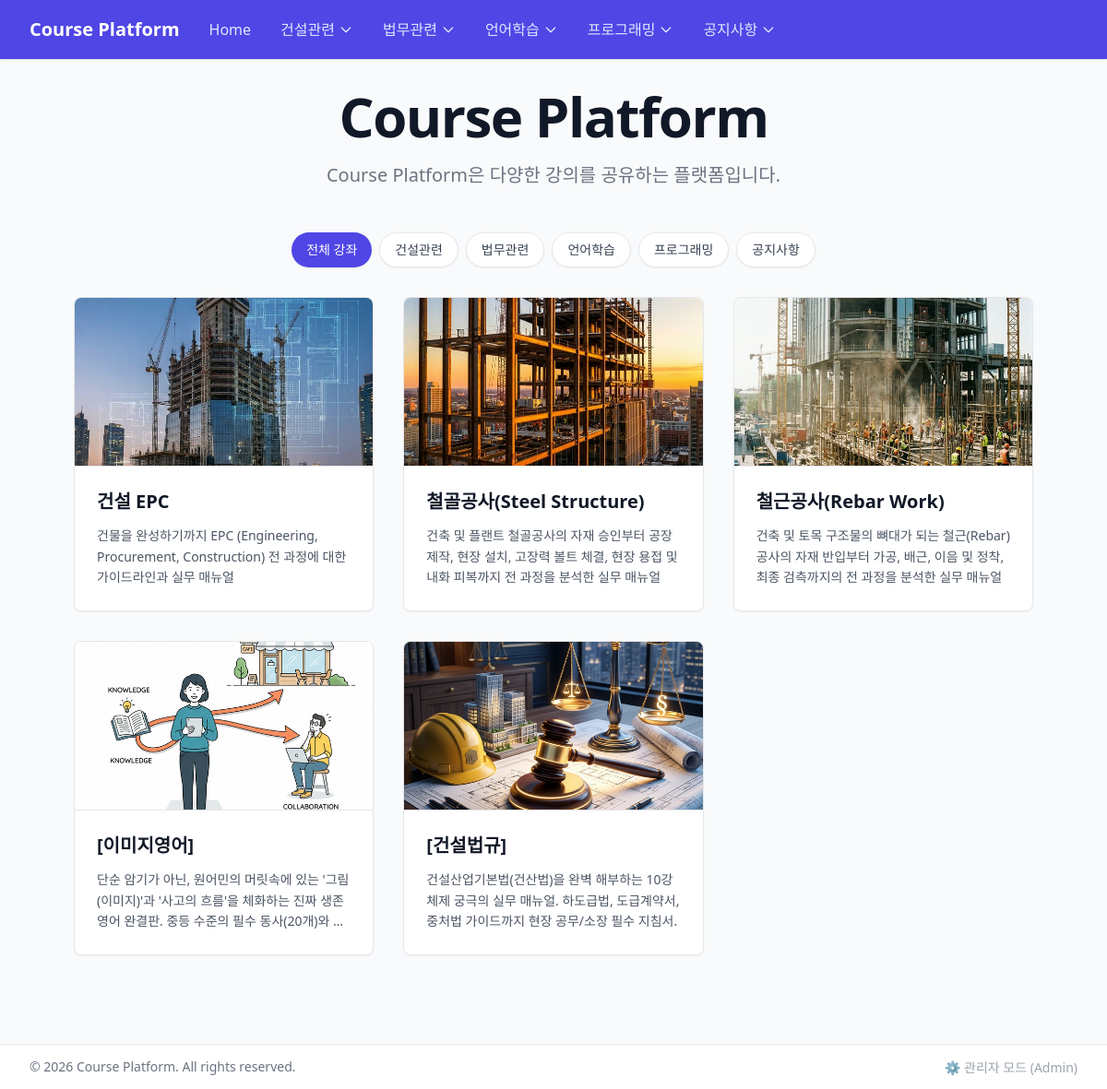
Before: / with the older database file.
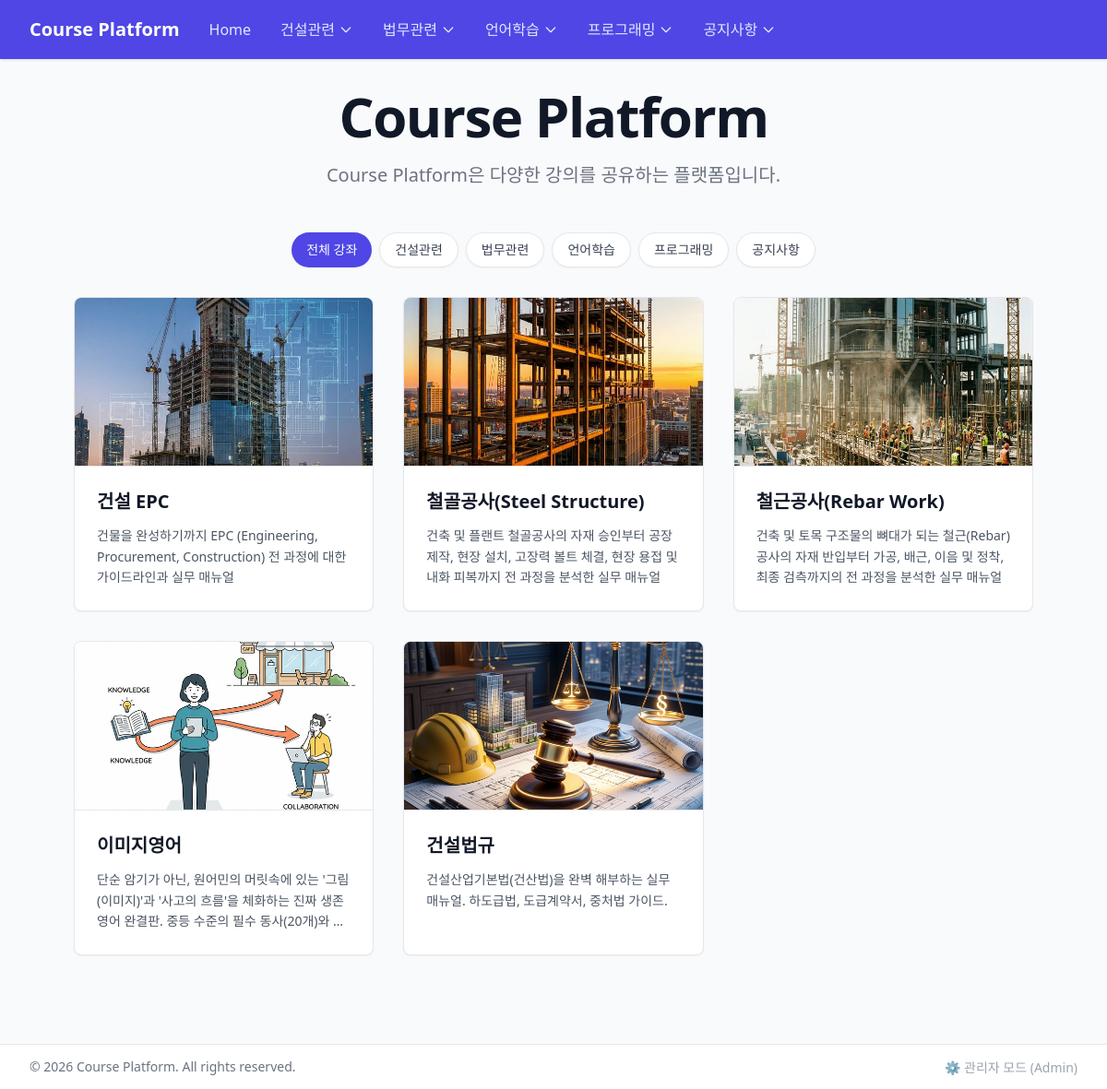
After: the same page with the newer database file.
### models/__init__.py (models this page shows)
class Category(SQLModel, table=True):
    id: Optional[int] = Field(default=None, primary_key=True)
    name: str = Field(index=True, unique=True)
    order: int = Field(default=0)
    courses: List["Course"] = Relationship(back_populates="category")

class Course(SQLModel, table=True):
    id: Optional[int] = Field(default=None, primary_key=True)
    title: str
    description: Optional[str] = None
    thumbnail_url: Optional[str] = None
    category_id: Optional[int] = Field(default=None, foreign_key="category.id")
    category: Optional[Category] = Relationship(back_populates="courses")
    lessons: List["Lesson"] = Relationship(back_populates="course", cascade_delete=True)

### routers/public.py (the view)
@router.get("/")
def home(request: Request, session: Session = Depends(get_session)):
    courses = session.exec(select(Course)).all()
    categories = session.exec(select(Category).order_by(Category.order)).all()
    return templates.TemplateResponse(
        request=request, name="public/index.html", context={"categories": categories, "courses": courses}
    )

### templates/public/index.html (shortened to what this page needs)
{% extends "public/base.html" %}
{% block content %}
<div class="w-full flex-1 overflow-y-auto min-h-0">
    <div class="text-center mb-12">
        <h1 class="text-4xl font-extrabold text-gray-900 sm:text-5xl sm:tracking-tight lg:text-6xl">
            Course Platform
        </h1>
        <p class="mt-5 max-w-xl mx-auto text-xl text-gray-500">
            Course Platform은 다양한 강의를 공유하는 플랫폼입니다.
        </p>
    </div>
    <div class="max-w-7xl mx-auto px-4 sm:px-6 lg:px-8 mb-16">
        {% if courses %}
        <div class="mb-8 flex flex-wrap gap-2 justify-center" id="category-tabs">
            <button
                class="category-tab active px-4 py-2 rounded-full text-sm font-medium transition-colors bg-indigo-600 text-white shadow-sm"
                data-filter="all">
                전체 강좌
            </button>
            {% for cat in categories %}
            <button
                class="category-tab px-4 py-2 rounded-full text-sm font-medium transition-colors bg-white text-gray-700 hover:bg-gray-50 border border-gray-200 shadow-sm"
                data-filter="{{ cat.id }}">
                {{ cat.name }}
            </button>
            {% endfor %}
        </div>
        <div class="grid grid-cols-1 sm:grid-cols-2 lg:grid-cols-3 gap-8" id="course-grid">
            {% for course in courses %}
            <div class="course-card bg-white border border-gray-200 rounded-lg shadow-sm hover:shadow-md transition-shadow duration-200 overflow-hidden flex flex-col h-full relative group"
                data-category-id="{{ course.category_id }}">
                <a href="/courses/{{ course.id }}"
                    class="block flex-shrink-0 relative w-full pt-[56.25%] bg-gray-100 border-b border-gray-200 overflow-hidden">
                    {% if course.thumbnail_url %}
                    <img src="{{ course.thumbnail_url }}" alt="Course Thumbnail"
                        class="absolute inset-0 w-full h-full object-cover transform group-hover:scale-105 transition-transform duration-300">
                    {% else %}
                    <div class="absolute inset-0 flex items-center justify-center text-gray-400">
                        <span>No Image</span>
                    </div>
                    {% endif %}
                </a>
                <div class="p-6 flex flex-col flex-grow">
                    <a href="/courses/{{ course.id }}"
                        class="block flex-grow focus:outline-none focus:ring-2 focus:ring-offset-2 focus:ring-indigo-500 rounded-sm">
                        <h3
                            class="text-xl font-bold text-gray-900 group-hover:text-indigo-600 transition-colors line-clamp-2 mb-3">
                            {{ course.title }}
                        </h3>
                        <p class="text-sm text-gray-600 line-clamp-3 leading-relaxed">
                            {{ course.description }}
                        </p>
                    </a>
                </div>
            </div>
            {% endfor %}
        </div>
        {% else %}
        <div class="text-center py-12 bg-white rounded-lg border border-gray-200">
            <p class="text-gray-500 text-lg">아직 등록된 강좌가 없습니다.</p>
        </div>
        {% endif %}
    </div>
</div>
{% endblock %}

### templates/public/base.html (shortened to what this page needs)
<!DOCTYPE html>
<html lang="en">
<head>
    <script src="https://cdn.tailwindcss.com"></script>
    <script src="https://cdn.tailwindcss.com?plugins=typography"></script>
</head>
<body class="bg-gray-50 min-h-screen lg:h-screen lg:overflow-hidden font-sans flex flex-col">
    <nav class="bg-indigo-600 shadow shrink-0 z-20 relative">
        <div class="max-w-7xl mx-auto px-4 sm:px-6 lg:px-8">
            <div class="flex justify-between h-16">
                <div class="flex flex-1">
                    <div class="flex-shrink-0 flex items-center">
                        <a href="/" class="text-xl font-bold text-white">Course Platform</a>
                    </div>
                    <div class="hidden sm:ml-8 sm:flex sm:space-x-8 items-center">
                        <a href="/" class="text-indigo-100 font-medium hover:text-white transition-colors">Home</a>
                        {% if categories %}
                        {% for cat in categories %}
                        <div class="relative group">
                            <button
                                class="text-indigo-100 font-medium hover:text-white transition-colors flex items-center gap-1 focus:outline-none">
                                {{ cat.name }}
                                <svg class="w-4 h-4" fill="none" stroke="currentColor" viewBox="0 0 24 24">
                                    <path stroke-linecap="round" stroke-linejoin="round" stroke-width="2"
                                        d="M19 9l-7 7-7-7"></path>
                                </svg>
                            </button>
                        </div>
                        {% endfor %}
                        {% endif %}
                    </div>
                </div>
            </div>
        </div>
    </nav>
    <main class="flex-grow w-full py-8 px-4 sm:px-6 lg:px-12 flex flex-col min-h-0">
        {% block content %}{% endblock %}
    </main>
    <footer class="bg-white border-t border-gray-200 mt-auto py-3 shrink-0 z-10 relative">
        <div
            class="max-w-7xl mx-auto px-4 sm:px-6 lg:px-8 flex flex-col md:flex-row justify-between items-center gap-4">
            <p class="text-sm text-gray-500">&copy; 2026 Course Platform. All rights reserved.</p>
            <div>
                <a href="/admin" target='_blank' class="text-sm text-gray-400 hover:text-gray-700 transition">⚙️ 관리자 모드
                    (Admin)</a>
            </div>
        </div>
    </footer>
</body>
</html>

Changed rows visible on the page:
changed Course "단순 암기가 아닌, 원어민의 머릿속에 있는 '그림(이미지)'과 '사고의 흐름'을 체화하는 진짜 생존 영어 완결판. 중등 수준의 필수…": title "[이미지영어]" → "이미지영어"
changed Course: title "[건설법규]" → "건설법규"; description "건설산업기본법(건산법)을 완벽 해부하는 10강 체제 궁극의 실무 매뉴얼. 하도급법, 도급계약서, 중처법 가이드까지 현장 공무/소장 필수 지침서." → "건설산업기본법(건산법)을 완벽 해부하는 실무 매뉴얼. 하도급법, 도급계약서, 중처법 가이드."
